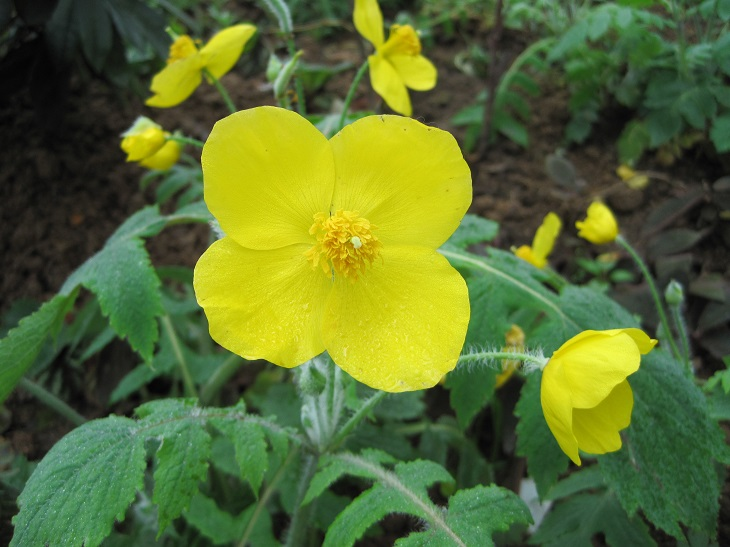
#> input picture 图像特效/image0.JPG, 730 x 547 px, found by its file name
$ jupyter execute '图片融合.ipynb'
#> lines starting #> are read from the running program, lines starting #| are printed output that depends on the picture
[cell 1]
# dst = src1*a + src2*(1-a)
import cv2
import numpy as np
img0 = cv2.imread('image0.jpg', 1)
#> img0 is the input picture: shape (547, 730, 3); mean B, G, R 48.7, 109.6, 90.1
img1 = cv2.imread('image1.jpg', 1)
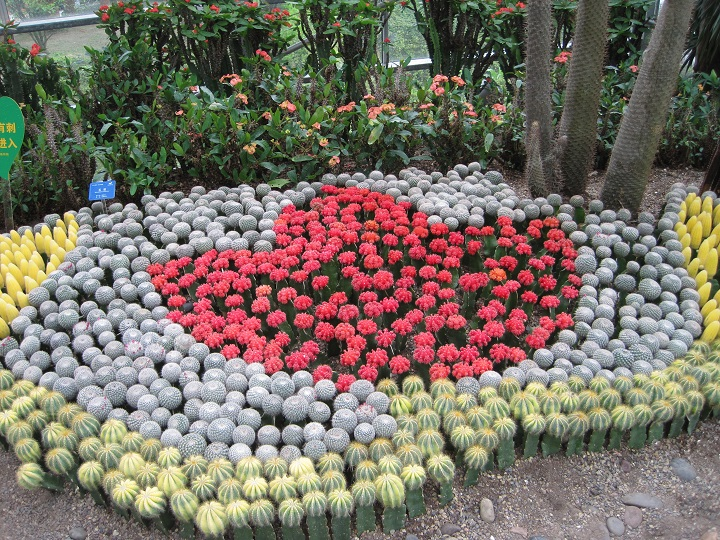
#> input picture 图像特效/image1.JPG, 720 x 540 px, found by its file name
#> img1 is the input picture: shape (540, 720, 3); mean B, G, R 101.2, 112.2, 121.6
imgInfo = img0.shape
#> imgInfo = (547, 730, 3)
height = imgInfo[0]
#> height = 547
width = imgInfo[1]
#> width = 730
# ROI
roiH = int(height/2)
#> roiH = 273
roiW = int(width/2)
#> roiW = 365
img0ROI = img0[0:roiH, 0:roiW]
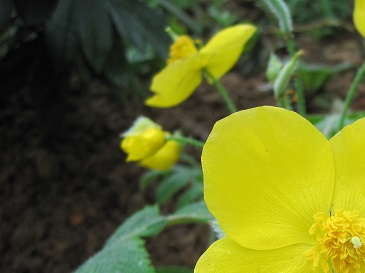
#> img0ROI: shape (273, 365, 3); mean B, G, R 37.2, 102.3, 96.7
img1ROI = img1[0:roiH, 0:roiW]
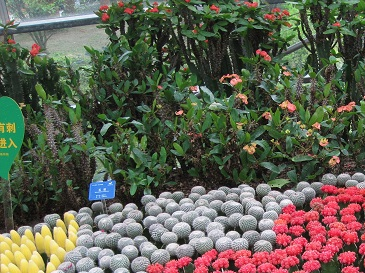
#> img1ROI: shape (273, 365, 3); mean B, G, R 81.4, 97.1, 97
# dst
dst = np.zeros((roiH,roiW,3),np.uint8)
# addWeighted:dst = src1*a + src2*(1-a)
dst = cv2.addWeighted(img0ROI,0.5,img1ROI,0.5,0) # 1 src1 2 a 3 src2 4 1-a 5 0(无关项)
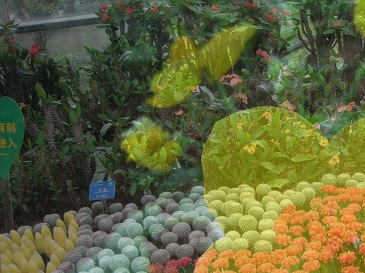
#> dst: shape (273, 365, 3); mean B, G, R 59.3, 99.7, 96.8
cv2.imshow('dst', dst)
cv2.waitKey(0)
